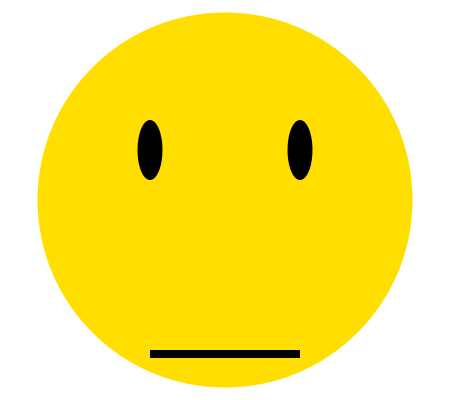
Frame 1 (no input)
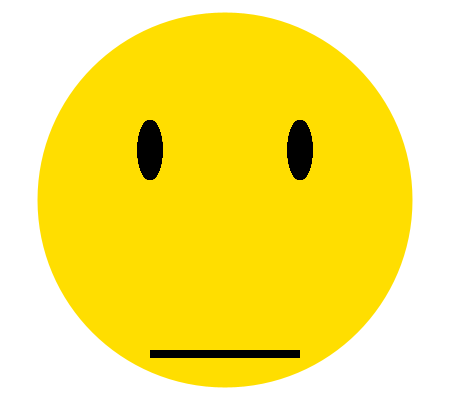
Frame 60 (the mouse pressed at the canvas centre just before this capture)
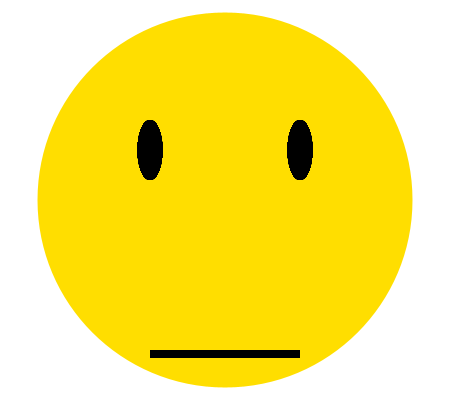
Frame 120 (the mouse held since frame 60 and released just before this capture)

The Processing sketch that drew these frames (run headless with seeded random() and noise(); from frame 60 on, the mouse is pressed at the canvas centre):

// Processing sketch: processing_128583
// ── processing_128583.pde

//Setup backround to white, face to yellow, size of sketch.

void setup() {
  size(450,400);
  int value = 0;
 background(255);
 noStroke();
 fill(255,222,0);
 ellipse(225, 200, 375, 375);
 fill(0);
 
  
}

void draw() {
  //neutral expression
 if (keyPressed) {
   if (key == CODED) {
    if (keyCode == UP) 
    fill(0);
    ellipse(100,150,25,25);
    ellipse(350,150,25,25);
arc(225,175,100,200,0,PI);
  fill(255,222,0);
   ellipse(150,150,25,60);
    ellipse(300,150,25,60);
    rect(150, 350, 150, 8);
}
  } else {
    //happy expression
    fill(0);
    ellipse(150,150,25,60);
    ellipse(300,150,25,60);
    rect(150, 350, 150, 8);
    fill(255,222,0);
     ellipse(100,150,25,25);
    ellipse(350,150,25,25);
arc(225,175,100,200,0,PI);
  }
}
